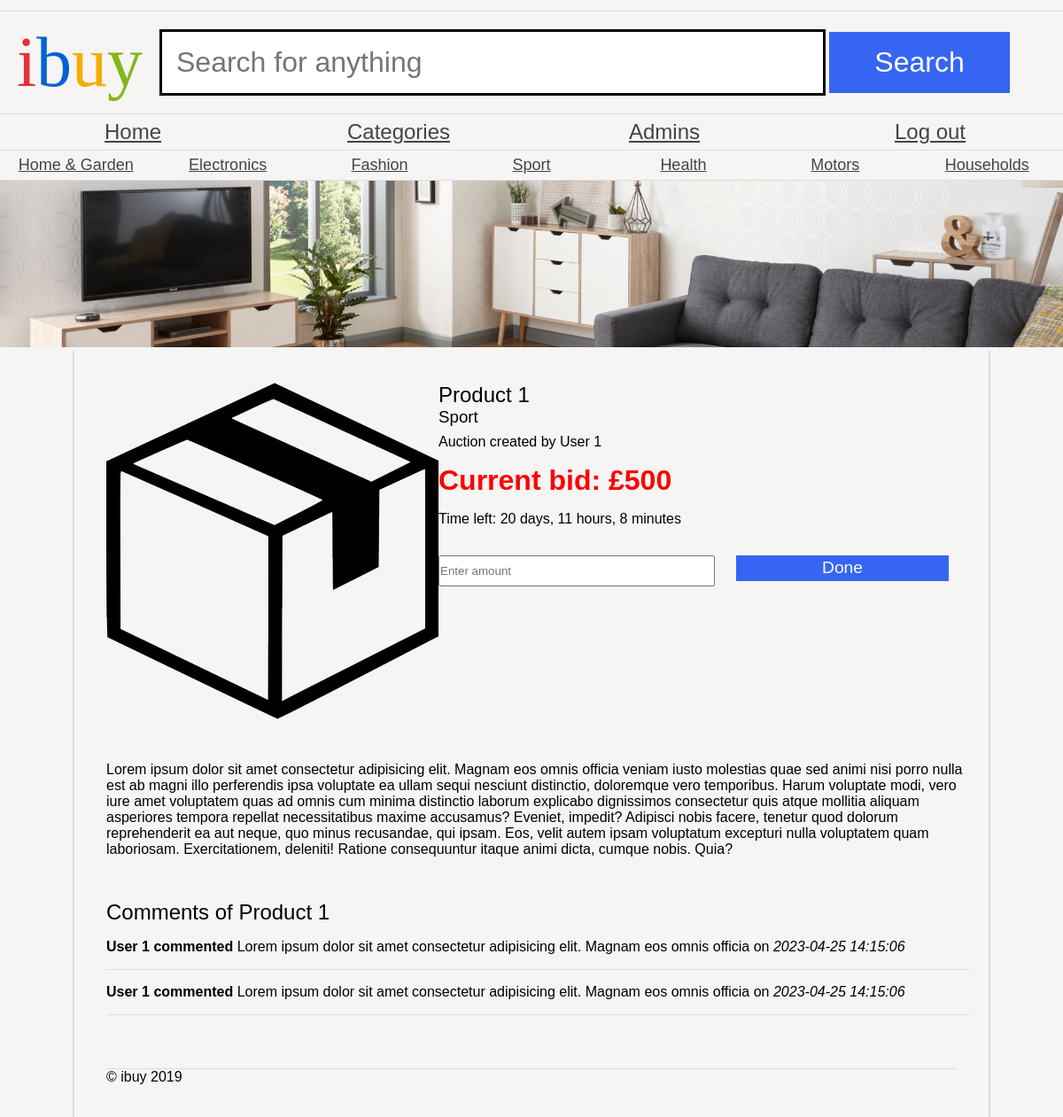
The app's page /websites/as1/public/admin/auction.php?id=1 (signed in) with its own data.
### tables this page shows
CREATE TABLE `category` (
  `id` int(4) NOT NULL,
  `name` varchar(200) NOT NULL
);

CREATE TABLE `auction` (
  `id` int(4) NOT NULL,
  `full_name` varchar(200) NOT NULL,
  `title` varchar(200) NOT NULL,
  `description` text NOT NULL,
  `categoryId` int(4) NOT NULL,
  `created_on` datetime NOT NULL DEFAULT current_timestamp(),
  `end_date` varchar(200) NOT NULL
);

CREATE TABLE `review` (
  `id` int(4) NOT NULL,
  `full_name` varchar(200) NOT NULL,
  `reviewText` varchar(200) NOT NULL,
  `auctionId` int(11) NOT NULL,
  `date` datetime NOT NULL DEFAULT current_timestamp() ON UPDATE current_timestamp()
);

### websites/as1/public/admin/auction.php (the view, shortened to what this page needs)
<?php
$id = $_GET['id'];
include '../databaseConnection.php';
$auction = $databaseConnection->prepare('SELECT * FROM auction WHERE id = ' . $id);
$auction->execute();
$auction = $auction->fetch();
include 'mainLayout.php';
$category = $databaseConnection->prepare('SELECT * FROM category WHERE id = ' . $auction['categoryId']);
$category->execute();
$category = $category->fetch();
$maxPrice = $databaseConnection->prepare('SELECT auctionId, MAX(bid) AS max_price FROM bids WHERE auctionId = ' . $id);
$maxPrice->execute();
$maxPrice = $maxPrice->fetch();
$comments = $databaseConnection->prepare('SELECT * FROM review');
$comments->execute();
$comments = $comments->fetchAll();
$currentTime = new DateTime();
$deadline = new DateTime($auction['end_date']);
$remainingTime = $deadline->diff($currentTime);
if (isset($_POST['bidAmt'])) {
    $bidAmount = $_POST['amount'];
    $query = "INSERT INTO bids (`bid`, `auctionId`) VALUES ('$bidAmount', '$id')";
    if ($databaseConnection->query($query)) {
        echo 'Bid Amount Placed Successfully';
    }
} else {
?>
    <article class="product">
        <img src="../product.png" alt="<?= $auction['title'] ?>">
        <section class="details">
            <h2><?= $auction['title'] ?></h2>
            <h3><?= $category['name'] ?></h3>
            <p>Auction created by <?= $auction['full_name'] ?></p>
            <p class="price">Current bid: £<?= ($maxPrice['auctionId'] == $auction['id']) ? $maxPrice['max_price'] : '' ?></p>
            <time>Time left: <?php echo $remainingTime->format("%a days, %h hours, %i minutes"); ?></time>
            <form class="bid" method="POST">
                <input type="text" name="amount" required placeholder="Enter amount" />
                <input type="submit" value="Done" name="bidAmt" />
            </form>
        </section>
        <section class="description">
            <p><?= $auction['description'] ?></p>
        </section>
        <section class="reviews">
            <h2>Comments of <?= $auction['title'] ?> </h2>
            <ul>
                <?php
                foreach ($comments as $comment) {
                    if ($comment['auctionId'] == $id) {
                        echo '<li><strong>' . $comment['full_name'] . ' commented </strong> ' . $comment['reviewText'] . ' on <em>' . $comment['date'] . '</em></li>';
                    }
                }
                ?>
            </ul>
        </section>
    </article>
<?php
}
include '../footerLayout.php';
?>

### websites/as1/public/admin/mainLayout.php (shortened to what this page needs)
<?php
include '../databaseConnection.php';
?>
<!DOCTYPE html>
<html>
<head>
    <link rel="stylesheet" href="../ibuy.css" />
</head>
<body>
    <header>
        <h1><span class="i">i</span><span class="b">b</span><span class="u">u</span><span class="y">y</span></h1>
        <form action="#">
            <input type="text" name="search" placeholder="Search for anything" />
            <input type="submit" name="submit" value="Search" />
        </form>
    </header>
    <nav>
        <ul>
            <li><a class="categoryLink" href="index.php">Home</a></li>
            <li><a class="categoryLink" href="adminCategories.php">Categories</a></li>
            <li><a class="categoryLink" href="manageAdmins.php">Admins</a></li>
            <li><a class="categoryLink" href="logout.php">Log out</a></li>
        </ul>
    </nav>
    <nav style="font-size: 12px;">
        <ul>
            <?php
            $category = $databaseConnection->prepare('SELECT * FROM category');
            $category->execute();
            $category = $category->fetchAll();
            foreach ($category as $categories) {
                echo '<li><a class="categoryLink" href="category.php?id=' . $categories['id'] . '">' . $categories['name'] . '</a></li>';
            }
            ?>
        </ul>
    </nav>
    <img src="../banners/1.jpg" alt="Banner" />
    <main>

### websites/as1/public/ibuy.css (style rules this page uses)
* { margin: 0; padding: 0; }
body { font-family: 'Oxygen-Regular', sans-serif; background-color: #f6f5f4; max-width: 100vw; overflow-x: hidden; }
h1, h2, h3, h4 { font-weight: normal; }
a, a:visited { color: #444; }
header { margin-top: 1vw; font-family: 'Univers-Light-Normal'; display: grid; grid-template-columns: 15% 85%; align-items: center; padding-top: 1vw; padding-bottom: 1vw; border-top: 1px solid #ddd; border-bottom: 1px solid #ddd; }
header h1 { text-align: center; font-size: 5em; }
form { display: block; }
header form input[type=text] { border: 3px solid black; font-size: 2em; padding: 0.5em; width: 70%; }
body > img { width: 100vw; }
header form input[type=submit] { background-color: #3665f3; color: white; width: 20%; font-size: 2em; padding: 0.5em; cursor: pointer; border: 0; }
header .i { color: #e43137; }
header .b { color: #0063d1; }
header .u { color: #f4ae01; }
header .y { color: #85b716; }
body > nav { border-bottom: 1px solid #ddd; }
body > nav ul li:last-child a:after { position: absolute; }
body > nav ul { display: flex; width: 100vw; list-style-type: none; }
body > nav ul li { flex: 1; }
body > nav ul li a { display: block; text-align: center; padding-top: 0.5vw; padding-bottom: 0.5vw; font-size: 1.5em; }
p.price { display: block; text-align: right; font-weight: bold; font-size: 2em; }
main { padding: 3vw; display: block; overflow: hidden; width: 80vw; margin: auto; border-left: 2px solid #ddd; border-right: 2px solid #ddd; }
article.product { display: grid; griid-template-columns: 60% 40%; grid-template-areas: "img details" "description description" "reviews reviews" }
article.product img { grid-area: img; }
article .details { grid-area: details; }
article .reviews { grid-area: reviews; }
.reviews ul { list-style-type: none; }
.reviews li { padding-top: 1em; padding-bottom: 1em; border-bottom: 1px solid #ddd; }
article .description { grid-area: description; padding-top: 3em; padding-bottom: 3em; }
.price { color: red; }
article.product .price { text-align: left; }
time { display: block; margin: 1em 0; }
main form { display: flex; flex-wrap: wrap; width: 50vw; }
.details p { margin-top: 0.5em; }
main form label, main form input { flex-grow: 1; width: 20vw; margin-bottom: 1em; margin-right: 2vw; margin-left: 2vw; }
.bid { margin-top: 2em; padding: 0; }
.bid input { margin-left: 0; }
main form input[type=submit] { background-color: #3665f3; color: white; flex-grow: 0; margin-left: auto; font-size: 1.2em; padding: 0.2em; cursor: pointer; border: 0; }

### records on screen
category: name "Home & Garden"
category: name "Electronics"
category: name "Fashion"
category: name "Sport"
category: name "Health"
category: name "Motors"
category: name "Households"
auction: title "Product 1", full_name "User 1", end_date "20 days, 11 hours, 8 minutes", description "Lorem ipsum dolor sit amet consectetur adipisicing elit. Magnam eos omnis officia veniam iusto molestias quae sed animi nisi porro nulla est ab magni illo perferendis ipsa voluptate ea ullam sequi nesciunt distinctio, doloremque vero temporibus. Harum voluptate modi, vero iure amet voluptatem quas ad omnis cum minima distinctio laborum explicabo dignissimos consectetur quis atque mollitia aliquam asperiores tempora repellat necessitatibus maxime accusamus? Eveniet, impedit? Adipisci nobis facere, tenetur quod dolorum reprehenderit ea aut neque, quo minus recusandae, qui ipsam. Eos, velit autem ipsam voluptatum excepturi nulla voluptatem quam laboriosam. Exercitationem, deleniti! Ratione…"
review: full_name "User 1", reviewText "Lorem ipsum dolor sit amet consectetur adipisicing elit. Magnam eos omnis officia", date "2023-04-25 14:15:06"
review: full_name "User 1", reviewText "Lorem ipsum dolor sit amet consectetur adipisicing elit. Magnam eos omnis officia", date "2023-04-25 14:15:06"

### other values on screen
$maxPrice['max_price'] "500"
